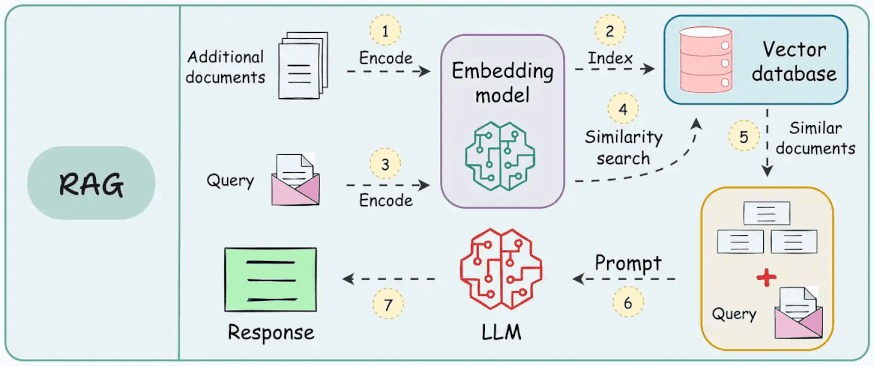
#> input picture PFE_Report_Nour_Corig/images/img1.jpg.jpeg, 874 x 366 px
$ python -i image_processing.py   (imports and definitions only)
#> lines starting #> are read from the running program, lines starting #| are printed output that depends on the picture; after the words box and inside, x2 and y2 are one past the last pixel; in counts of white or black regions, pixels touching at a corner belong together
#> further down, picture is the input picture: shape (366, 874, 3); mean B, G, R 229.9, 230.1, 221.6
### app/utils/logging_config.py
import logging
import json
import sys
from datetime import datetime

class JSONFormatter(logging.Formatter):
    """Custom JSON formatter for structured logging."""
    # [11 lines left out: function format, not called in this run]

def setup_logging():
    """Initializes the structured logging configuration."""
    logger = logging.getLogger("smart_searcher")
    logger.setLevel(logging.INFO)

    # Console Handler
    handler = logging.StreamHandler(sys.stdout)
    handler.setFormatter(JSONFormatter())

    if not logger.handlers:
        logger.addHandler(handler)

    return logger

# Initialize the logger instance
logger = setup_logging()

### app/utils/image_processing.py
import os
from typing import Any, Dict, Optional

import cv2
import numpy as np
import pytesseract

from app.utils.logging_config import logger


DEFAULT_TESSERACT_PATH = r"C:\Program Files\Tesseract-OCR\tesseract.exe"
if os.path.exists(DEFAULT_TESSERACT_PATH):
    pytesseract.pytesseract.tesseract_cmd = DEFAULT_TESSERACT_PATH


def crop_element(image_path: str, box: list):
    """Return a cropped image patch for a detected bounding box."""
    img = cv2.imread(image_path)
    if img is None:
        return None

    x1, y1, x2, y2 = map(int, box)
    h, w = img.shape[:2]
    x1, y1 = max(0, x1), max(0, y1)
    x2, y2 = min(w, x2), min(h, y2)
    return img[y1:y2, x1:x2]


def preprocess_patch_for_ocr(image_patch):
    """Use OpenCV to clean a patch before OCR."""
    if image_patch is None or image_patch.size == 0:
        return None

    gray = cv2.cvtColor(image_patch, cv2.COLOR_BGR2GRAY)
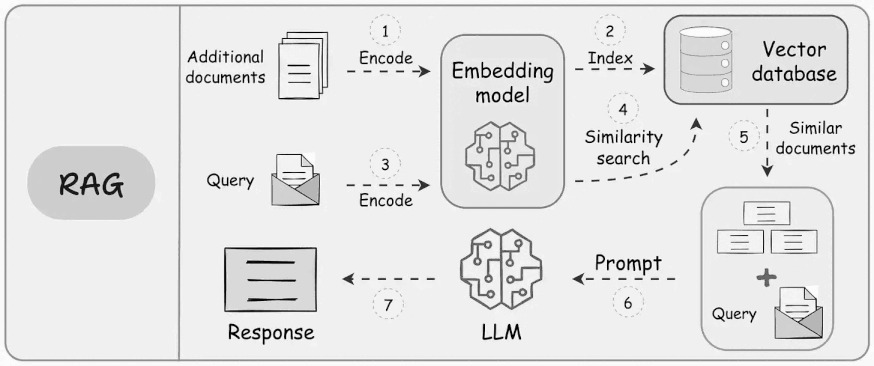
#> gray: shape (366, 874); min 0, max 255, mean 227.4
    blurred = cv2.GaussianBlur(gray, (3, 3), 0)
    _, thresholded = cv2.threshold(blurred, 0, 255, cv2.THRESH_BINARY + cv2.THRESH_OTSU)
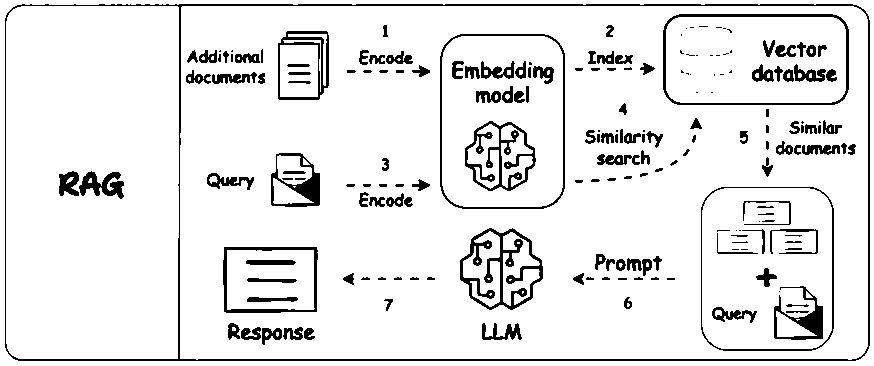
#> thresholded: shape (366, 874); 90.9% white; 196 black regions (48 under 20 px), largest, box (x1, y1, x2, y2) and area: (5, 4, 870, 361) 4935, (460, 228, 543, 310) 1986, (465, 121, 536, 191) 1471
    return thresholded


def extract_text_from_patch(image_patch) -> str:
    """Extract OCR text from a cropped patch."""
    processed = preprocess_patch_for_ocr(image_patch)
    if processed is None:
        return ""

    try:
        config = "--psm 6"
        text = pytesseract.image_to_string(processed, config=config)
        return text.strip()
    except Exception as exc:
        logger.warning("image_processing: OCR extraction failed: %s", exc)
        return ""


def summarize_patch(image_patch) -> Dict[str, Any]:
    """Return lightweight OpenCV features helpful for ranking UI candidates."""
    processed = preprocess_patch_for_ocr(image_patch)
    if processed is None:
        return {"text": "", "edge_density": 0.0}

    edge_map = cv2.Canny(processed, 50, 150)
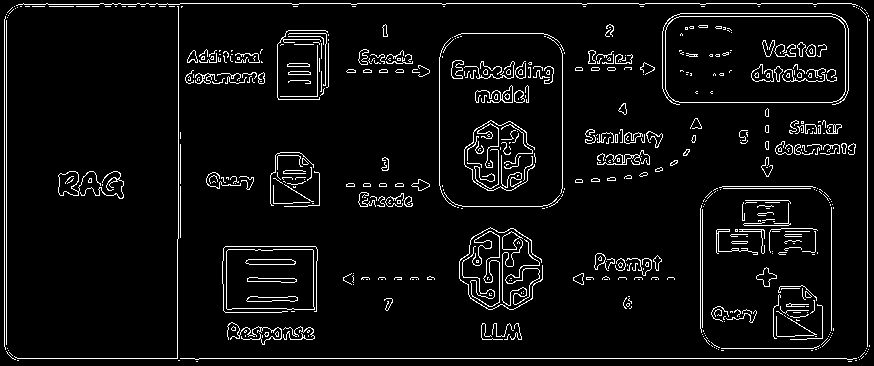
#> edge_map: shape (366, 874); 5.5% white in thin lines or dots
    edge_density = float(np.count_nonzero(edge_map)) / float(edge_map.size) if edge_map.size else 0.0
#> edge_density = 0.0551
    text = extract_text_from_patch(image_patch)
    return {"text": text, "edge_density": edge_density}

>>> import cv2
>>> picture = cv2.imread('../../PFE_Report_Nour_Corig/images/img1.jpg.jpeg')
#> (the run stopped early here; a loop or call above may not have finished)

$ run again, on PFE_Report_Nour_Corig/images/bg.png
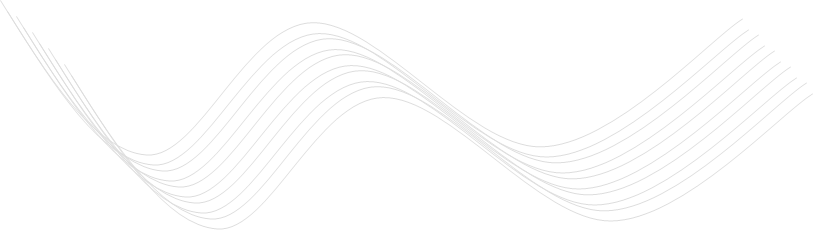
#> input picture PFE_Report_Nour_Corig/images/bg.png, 813 x 240 px
#> picture is the input picture: shape (240, 813, 3); min 220, max 255, mean 253.7
#> in preprocess_patch_for_ocr, `_, thresholded = cv2.threshold(blurred, 0, 255, cv2.THRESH_BINARY + cv..`:
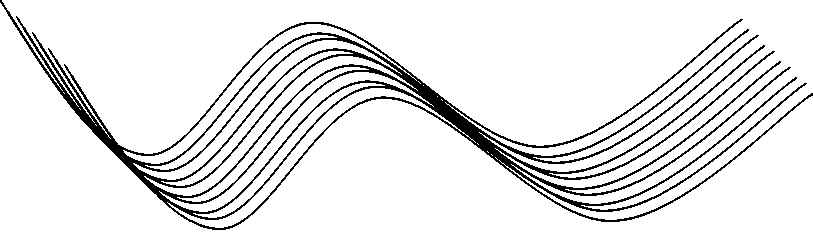
#> thresholded: shape (240, 813); 91.2% white; black in thin lines or dots
#> in summarize_patch, `edge_map = cv2.Canny(processed, 50, 150)`:
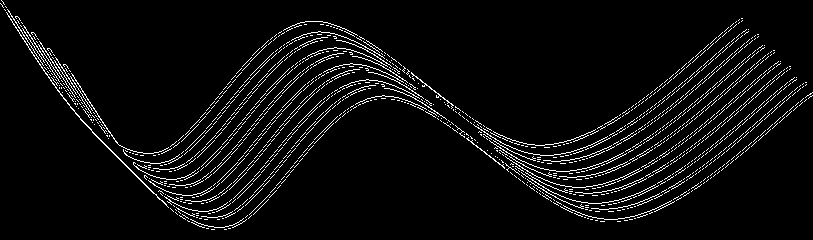
#> edge_map: shape (240, 813); 5.1% white in thin lines or dots
#> edge_density = 0.0513

$ run again, on PFE_Report_Nour_Corig/images/confusion_matrix.png
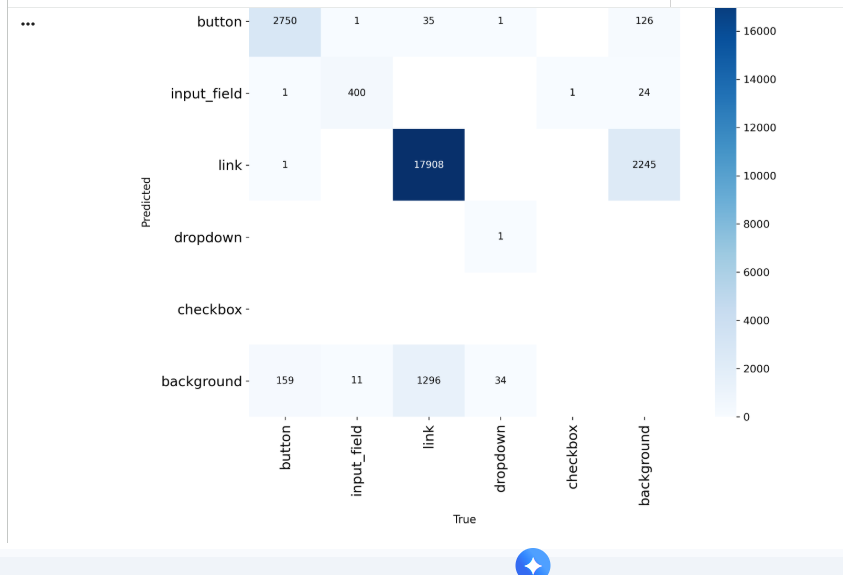
#> input picture PFE_Report_Nour_Corig/images/confusion_matrix.png, 843 x 575 px
#> picture is the input picture: shape (575, 843, 3); mean B, G, R 250.3, 247.8, 245.4
#> in preprocess_patch_for_ocr, `_, thresholded = cv2.threshold(blurred, 0, 255, cv2.THRESH_BINARY + cv..`:
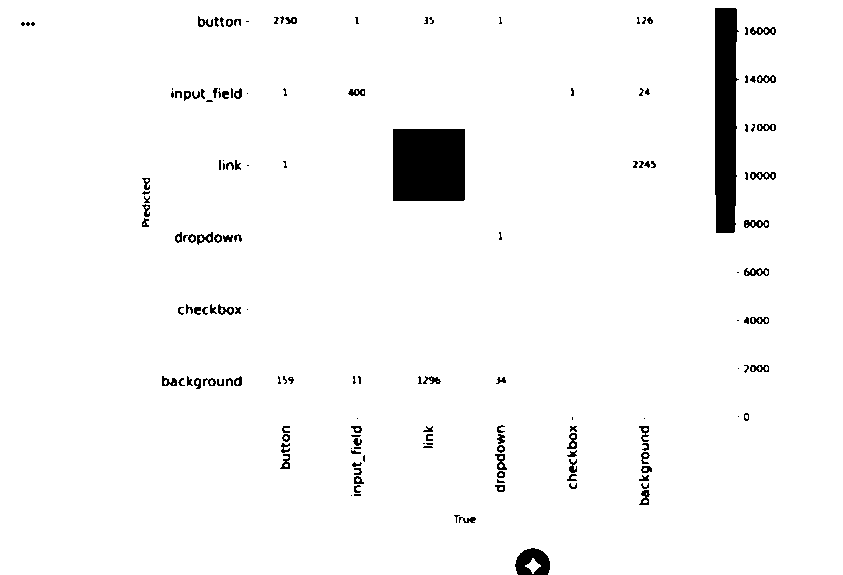
#> thresholded: shape (575, 843); 96.7% white; 157 black regions (58 under 20 px), largest, box (x1, y1, x2, y2) and area: (393, 129, 465, 201) 5183, (715, 8, 739, 233) 4707, (515, 548, 550, 575) 663
#> in summarize_patch, `edge_map = cv2.Canny(processed, 50, 150)`:
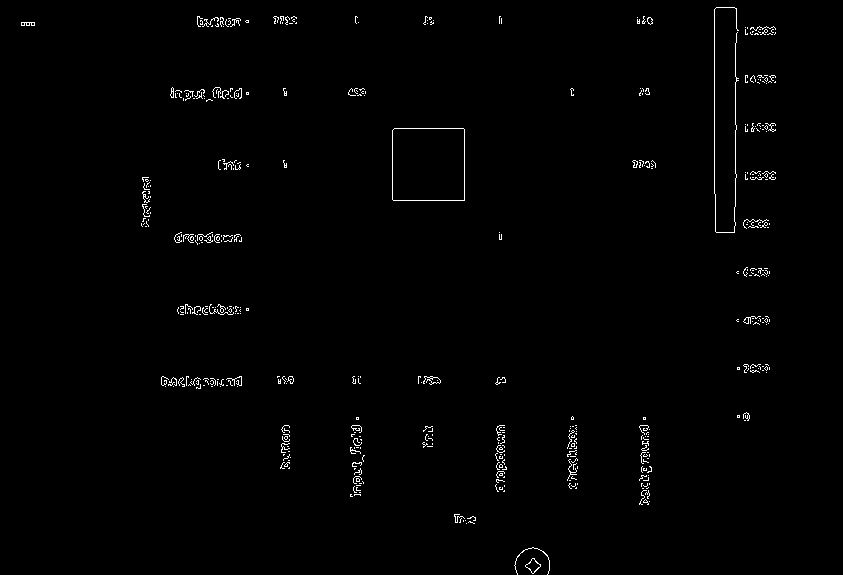
#> edge_map: shape (575, 843); 0.97% white in thin lines or dots, all inside (x1, y1, x2, y2) = (21, 7, 776, 575)
#> edge_density = 0.00971
